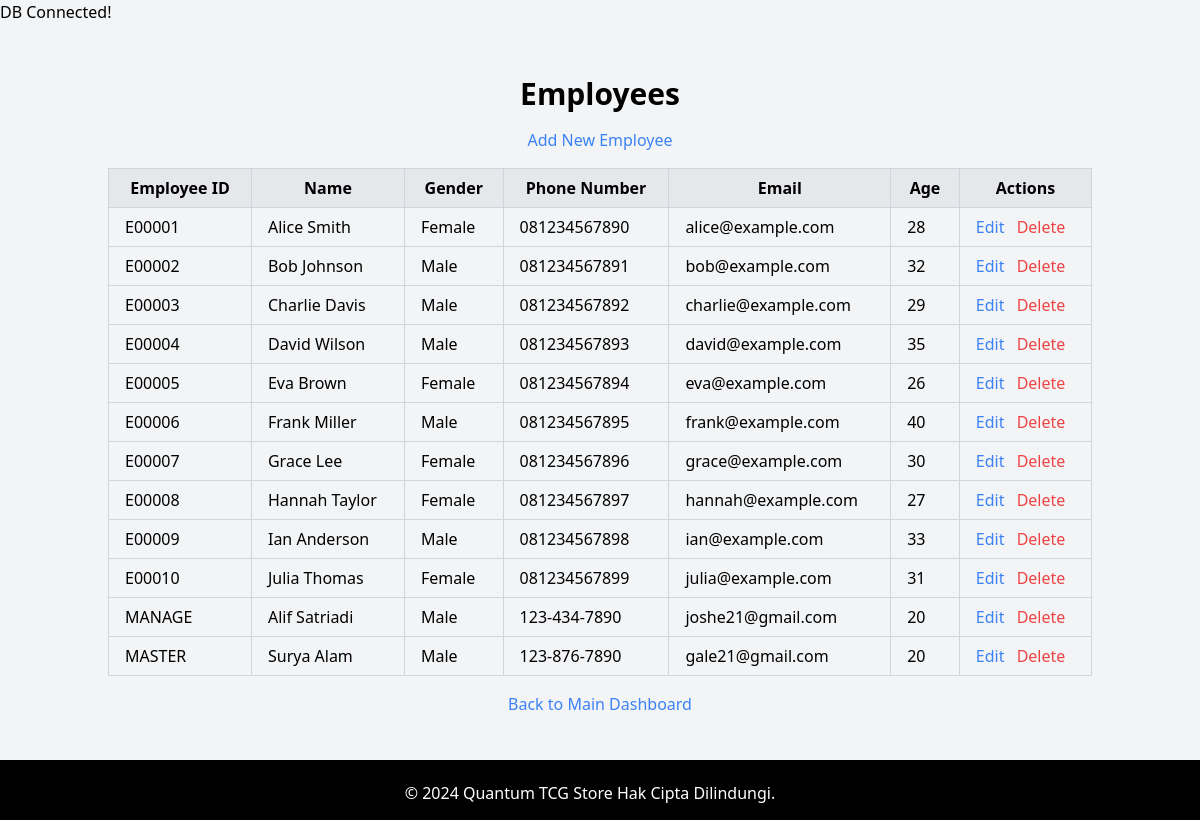
The page /sources/employees/employees.php on the database its author committed.
### tables this page shows
CREATE TABLE Employees (
        EmployeeID char(6)  NOT NULL,
        Name varchar(100)  NOT NULL,
        Gender varchar(10)  NOT NULL,
        PhoneNumber varchar(20)  NOT NULL,
        Email varchar(100)  NOT NULL,
        Age int  NOT NULL,
        CONSTRAINT Employees_pk PRIMARY KEY (EmployeeID)
    );

### sources/employees/employees.php (the view, shortened to what this page needs)
<?php
include '../../service/db.php';
$sql = 'SELECT * FROM Employees';
$statement = $pdo->prepare($sql);
$statement->execute();
$employees = $statement->fetchAll();
?>
<!DOCTYPE html>
<html lang="en">
<head>
    <link rel="stylesheet" href="../css/styles.css">
    <link href="https://cdn.jsdelivr.net/npm/tailwindcss@2.2.19/dist/tailwind.min.css" rel="stylesheet">
</head>
<body class="bg-gray-100">
    <div class="container mx-auto mt-8">
        <h1 class="text-3xl font-bold mb-4 text-center">Employees</h1>
        <a href="add.php" class="block text-center mb-4 text-blue-500 hover:text-blue-700">Add New Employee</a>
        <table class="w-full border-collapse border border-gray-200">
            <thead>
                <tr class="bg-gray-200">
                    <th class="border border-gray-300 px-4 py-2">Employee ID</th>
                    <th class="border border-gray-300 px-4 py-2">Name</th>
                    <th class="border border-gray-300 px-4 py-2">Gender</th>
                    <th class="border border-gray-300 px-4 py-2">Phone Number</th>
                    <th class="border border-gray-300 px-4 py-2">Email</th>
                    <th class="border border-gray-300 px-4 py-2">Age</th>
                    <th class="border border-gray-300 px-4 py-2">Actions</th>
                </tr>
            </thead>
            <tbody>
                <?php foreach ($employees as $employee) : ?>
                    <tr>
                        <td class="border border-gray-300 px-4 py-2"><?= htmlspecialchars($employee['EmployeeID']) ?></td>
                        <td class="border border-gray-300 px-4 py-2"><?= htmlspecialchars($employee['Name']) ?></td>
                        <td class="border border-gray-300 px-4 py-2"><?= htmlspecialchars($employee['Gender']) ?></td>
                        <td class="border border-gray-300 px-4 py-2"><?= htmlspecialchars($employee['PhoneNumber']) ?></td>
                        <td class="border border-gray-300 px-4 py-2"><?= htmlspecialchars($employee['Email']) ?></td>
                        <td class="border border-gray-300 px-4 py-2"><?= htmlspecialchars($employee['Age']) ?></td>
                        <td class="border border-gray-300 px-4 py-2">
                            <a href="edit.php?id=<?= htmlspecialchars($employee['EmployeeID']) ?>" class="text-blue-500 hover:text-blue-700">Edit</a>
                            <a href="employee.php?delete_id=<?= htmlspecialchars($employee['EmployeeID']) ?>" onclick="return confirm('Are you sure?')" class="ml-2 text-red-500 hover:text-red-700">Delete</a>
                        </td>
                    </tr>
                <?php endforeach; ?>
            </tbody>
        </table>
        <a href="../../dashboard.php" class="block text-center mt-4 text-blue-500 hover:text-blue-700">Back to Main Dashboard</a>
    </div>
    <footer class="bg-gray-800 text-white text-center py-4 mt-auto">
    </footer>
</body>
</html>

### styles.css (style rules this page uses)
.container { max-width: 800px; margin: 0 auto; padding: 20px; }
h1 { text-align: center; }
p { text-align: center; margin-top: 20px; }
footer { background-color: #000000; color: #fff; text-align: center; padding: 20px; position: absolute; bottom: 0; width: 100%; padding-left: 0%; height: 60px; padding-top: 1px; }

### sources/employees/employees.php (style rules this page uses)
body { display: flex; flex-direction: column; min-height: 100vh; }

### rows shown on the page
employees: EmployeeID "E00001", Name "Alice Smith", Gender "Female", PhoneNumber "081234567890", Email "alice@example.com", Age "28"
employees: EmployeeID "E00002", Name "Bob Johnson", Gender "Male", PhoneNumber "081234567891", Email "bob@example.com", Age "32"
employees: EmployeeID "E00003", Name "Charlie Davis", Gender "Male", PhoneNumber "081234567892", Email "charlie@example.com", Age "29"
employees: EmployeeID "E00004", Name "David Wilson", Gender "Male", PhoneNumber "081234567893", Email "david@example.com", Age "35"
employees: EmployeeID "E00005", Name "Eva Brown", Gender "Female", PhoneNumber "081234567894", Email "eva@example.com", Age "26"
employees: EmployeeID "E00006", Name "Frank Miller", Gender "Male", PhoneNumber "081234567895", Email "frank@example.com", Age "40"
employees: EmployeeID "E00007", Name "Grace Lee", Gender "Female", PhoneNumber "081234567896", Email "grace@example.com", Age "30"
employees: EmployeeID "E00008", Name "Hannah Taylor", Gender "Female", PhoneNumber "081234567897", Email "hannah@example.com", Age "27"
employees: EmployeeID "E00009", Name "Ian Anderson", Gender "Male", PhoneNumber "081234567898", Email "ian@example.com", Age "33"
employees: EmployeeID "E00010", Name "Julia Thomas", Gender "Female", PhoneNumber "081234567899", Email "julia@example.com", Age "31"
employees: EmployeeID "MANAGE", Name "Alif Satriadi", Gender "Male", PhoneNumber "123-434-7890", Email "joshe21@gmail.com", Age "20"
employees: EmployeeID "MASTER", Name "Surya Alam", Gender "Male", PhoneNumber "123-876-7890", Email "gale21@gmail.com", Age "20"
